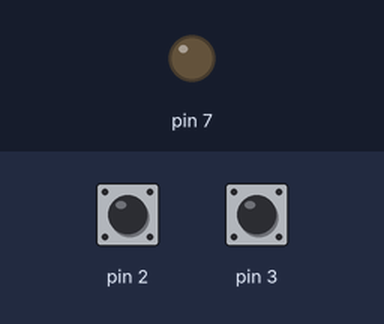
This sketch was run on a simulated Arduino Uno, built with avr-gcc and run on an emulated ATmega328P. Shown: output pins drawn as LEDs (lit = HIGH). Inputs (shaded band) come from the test bench; at power-on: pin 2 HIGH, pin 3 HIGH.

Above: at 1.2 s.
1.3 s: pin 2 pulled LOW for 0.15 s
At 2.1 s:
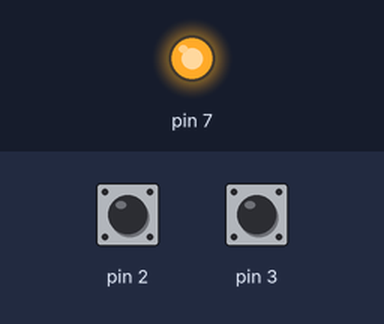
2.9 s: pin 3 pulled LOW for 0.15 s
At 3.3 s:
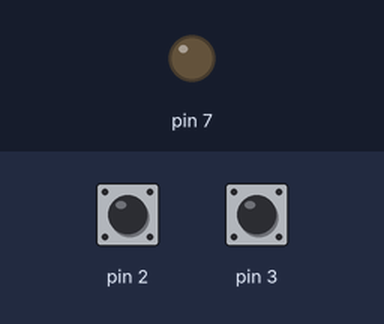
4.5 s: pin 2 pulled LOW for 1 s
At 5.7 s:
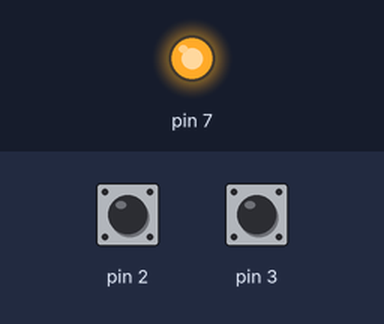
Timing chart, 0 to 7.5 s (numbered marks = the images above; inputs shaded):
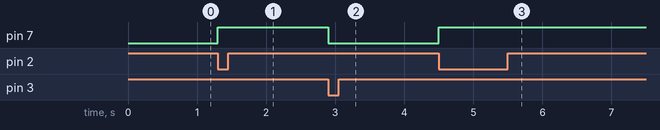

Measured:
- after the input at 1.3 s, pin 7: LOW → HIGH at once
- after the input at 2.9 s, pin 7: HIGH → LOW at once
- after the input at 4.5 s, pin 7: LOW → HIGH at once

The sketch:

arduino250_WR_attachInt.ino
```cpp
/* ========================================================================================================

  Curso de Arduino WR Kits

  Utilizando attachInterrupt - Leitura de Botões


  Autor: Eng. Wagner Rambo
  Data:  Janeiro de 2020

  https://wrkits.com.br/

  Curso WR Kits Arduino para Iniciantes com certificado:
  https://go.hotmart.com/W13291812W

======================================================================================================== */


void turnOn()
{
   digitalWrite(7, HIGH);

}

void turnOff()
{
   digitalWrite(7,  LOW);

}


void setup() {

    pinMode(2, INPUT_PULLUP);
    pinMode(3, INPUT_PULLUP);
    pinMode(7,       OUTPUT);

    digitalWrite(7,    LOW);

    attachInterrupt(digitalPinToInterrupt(2), turnOn,  FALLING);
    attachInterrupt(digitalPinToInterrupt(3), turnOff, FALLING);

} //end setup

void loop()
{

   //aguarda interrupções...

} //end loop
```
